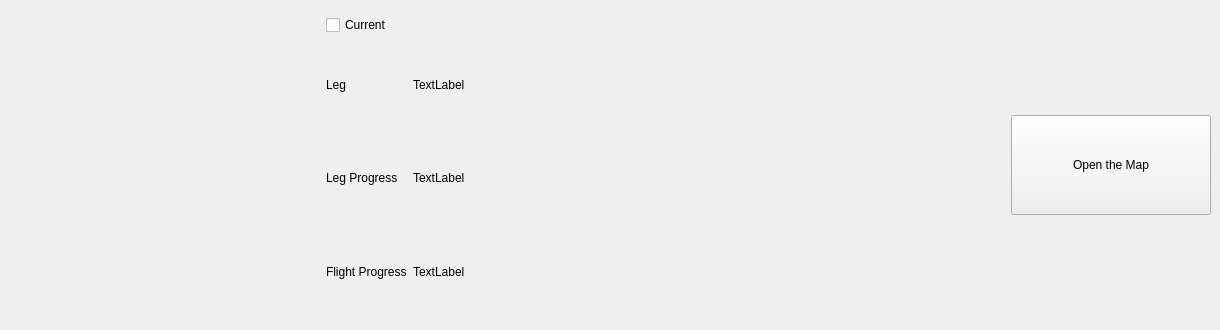
         <widget class="QWidget" name="flightMap">
          <property name="sizePolicy">
           <sizepolicy hsizetype="Expanding" vsizetype="Expanding">
            <horstretch>0</horstretch>
            <verstretch>0</verstretch>
           </sizepolicy>
          </property>
          <attribute name="title">
           <string>Flight Map</string>
          </attribute>
          <widget class="QWidget" name="layoutWidget">
           <property name="geometry">
            <rect>
             <x>20</x>
             <y>10</y>
             <width>1191</width>
             <height>311</height>
            </rect>
           </property>
           <layout class="QGridLayout" name="gridLayout_18">
            <item row="0" column="1">
             <layout class="QGridLayout" name="gridLayout_14">
              <item row="2" column="1">
               <widget class="QLabel" name="label_11">
                <property name="text">
                 <string>TextLabel</string>
                </property>
               </widget>
              </item>
              <item row="1" column="0">
               <widget class="QLabel" name="label_7">
                <property name="text">
                 <string>Leg</string>
                </property>
               </widget>
              </item>
              <item row="1" column="1">
               <widget class="QLabel" name="label_10">
                <property name="text">
                 <string>TextLabel</string>
                </property>
               </widget>
              </item>
              <item row="2" column="0">
               <widget class="QLabel" name="label_8">
                <property name="text">
                 <string>Leg Progress</string>
                </property>
               </widget>
              </item>
              <item row="3" column="0">
               <widget class="QLabel" name="label_9">
                <property name="text">
                 <string>Flight Progress</string>
                </property>
               </widget>
              </item>
              <item row="3" column="1">
               <widget class="QLabel" name="label_12">
                <property name="text">
                 <string>TextLabel</string>
                </property>
               </widget>
              </item>
              <item row="0" column="0">
               <widget class="QCheckBox" name="use_current_leg">
                <property name="text">
                 <string>Current</string>
                </property>
               </widget>
              </item>
             </layout>
            </item>
            <item row="0" column="3">
             <widget class="QPushButton" name="open_map">
              <property name="minimumSize">
               <size>
                <width>200</width>
                <height>100</height>
               </size>
              </property>
              <property name="text">
               <string>Open the Map</string>
              </property>
             </widget>
            </item>
            <item row="0" column="0">
             <widget class="MplWidget" name="leg_map" native="true">
              <property name="minimumSize">
               <size>
                <width>300</width>
                <height>300</height>
               </size>
              </property>
             </widget>
            </item>
            <item row="0" column="2">
             <spacer name="horizontalSpacer">
              <property name="orientation">
               <enum>Qt::Horizontal</enum>
              </property>
              <property name="sizeHint" stdset="0">
               <size>
                <width>40</width>
                <height>20</height>
               </size>
              </property>
             </spacer>
            </item>
           </layout>
          </widget>
         </widget>
